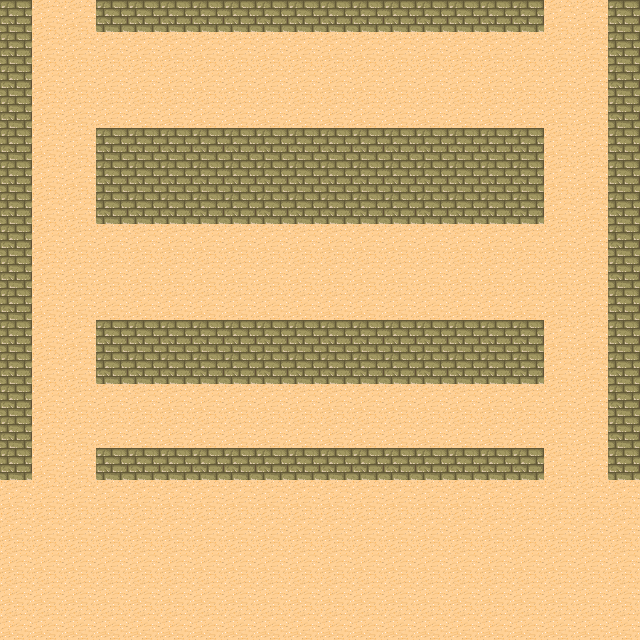

Tiled map render using the project's own tile images. Description and the whole map definition, tile-layer contents included, below:
An orthogonal 20x20 tile map with 32x32 px tiles, 2 tile layers (ground, building).

<map version="1.0" tiledversion="1.1.5" orientation="orthogonal" renderorder="right-down" width="20" height="20" tilewidth="32" tileheight="32" infinite="0" nextobjectid="1">
 <tileset firstgid="1" source="tmw_desert_spacing.tsx" />
 <layer name="ground" width="20" height="20">
  <data encoding="csv">
30,30,30,30,30,30,30,30,30,30,30,30,30,30,30,30,30,30,30,30,
30,30,30,30,30,30,30,30,30,30,30,30,30,30,30,30,30,30,30,30,
30,30,30,30,30,30,30,30,30,30,30,30,30,30,30,30,30,30,30,30,
30,30,30,30,30,30,30,30,30,30,30,30,30,30,30,30,30,30,30,30,
30,30,30,30,30,30,30,30,30,30,30,30,30,30,30,30,30,30,30,30,
30,30,30,30,30,30,30,30,30,30,30,30,30,30,30,30,30,30,30,30,
30,30,30,30,30,30,30,30,30,30,30,30,30,30,30,30,30,30,30,30,
30,30,30,30,30,30,30,30,30,30,30,30,30,30,30,30,30,30,30,30,
30,30,30,30,30,30,30,30,30,30,30,30,30,30,30,30,30,30,30,30,
30,30,30,30,30,30,30,30,30,30,30,30,30,30,30,30,30,30,30,30,
30,30,30,30,30,30,30,30,30,30,30,30,30,30,30,30,30,30,30,30,
30,30,30,30,30,30,30,30,30,30,30,30,30,30,30,30,30,30,30,30,
30,30,30,30,30,30,30,30,30,30,30,30,30,30,30,30,30,30,30,30,
30,30,30,30,30,30,30,30,30,30,30,30,30,30,30,30,30,30,30,30,
30,30,30,30,30,30,30,30,30,30,30,30,30,30,30,30,30,30,30,30,
30,30,30,30,30,30,30,30,30,30,30,30,30,30,30,30,30,30,30,30,
30,30,30,30,30,30,30,30,30,30,30,30,30,30,30,30,30,30,30,30,
30,30,30,30,30,30,30,30,30,30,30,30,30,30,30,30,30,30,30,30,
30,30,30,30,30,30,30,30,30,30,30,30,30,30,30,30,30,30,30,30,
30,30,30,30,30,30,30,30,30,30,30,30,30,30,30,30,30,30,30,30
</data>
 </layer>
 <layer name="building" width="20" height="20">
  <data encoding="csv">
10,0,0,10,10,10,10,10,10,10,10,10,10,10,10,10,10,0,0,10,
10,0,0,0,0,0,0,0,0,0,0,0,0,0,0,0,0,0,0,10,
10,0,0,0,0,0,0,0,0,0,0,0,0,0,0,0,0,0,0,10,
10,0,0,0,0,0,0,0,0,0,0,0,0,0,0,0,0,0,0,10,
10,0,0,10,10,10,10,10,10,10,10,10,10,10,10,10,10,0,0,10,
10,0,0,10,10,10,10,10,10,10,10,10,10,10,10,10,10,0,0,10,
10,0,0,10,10,10,10,10,10,10,10,10,10,10,10,10,10,0,0,10,
10,0,0,0,0,0,0,0,0,0,0,0,0,0,0,0,0,0,0,10,
10,0,0,0,0,0,0,0,0,0,0,0,0,0,0,0,0,0,0,10,
10,0,0,0,0,0,0,0,0,0,0,0,0,0,0,0,0,0,0,10,
10,0,0,10,10,10,10,10,10,10,10,10,10,10,10,10,10,0,0,10,
10,0,0,10,10,10,10,10,10,10,10,10,10,10,10,10,10,0,0,10,
10,0,0,0,0,0,0,0,0,0,0,0,0,0,0,0,0,0,0,10,
10,0,0,0,0,0,0,0,0,0,0,0,0,0,0,0,0,0,0,10,
10,0,0,10,10,10,10,10,10,10,10,10,10,10,10,10,10,0,0,10,
0,0,0,0,0,0,0,0,0,0,0,0,0,0,0,0,0,0,0,0,
0,0,0,0,0,0,0,0,0,0,0,0,0,0,0,0,0,0,0,0,
0,0,0,0,0,0,0,0,0,0,0,0,0,0,0,0,0,0,0,0,
0,0,0,0,0,0,0,0,0,0,0,0,0,0,0,0,0,0,0,0,
0,0,0,0,0,0,0,0,0,0,0,0,0,0,0,0,0,0,0,0
</data>
 </layer>
</map>
